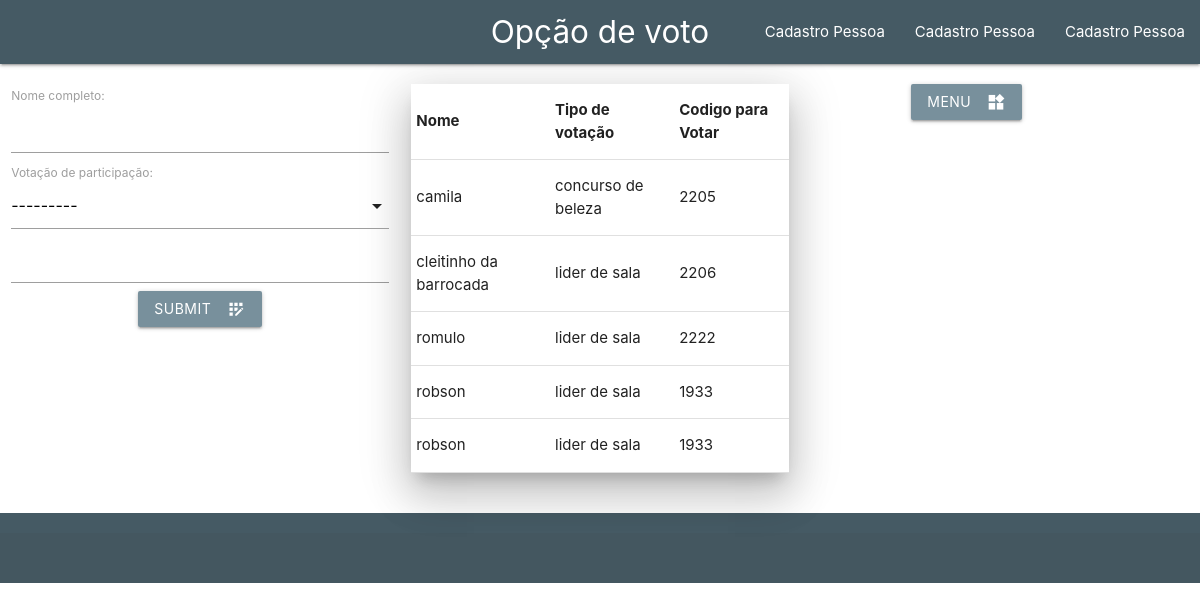
/cadastro/registrar-opcao-voto/, run on an earlier commit of the app's database.
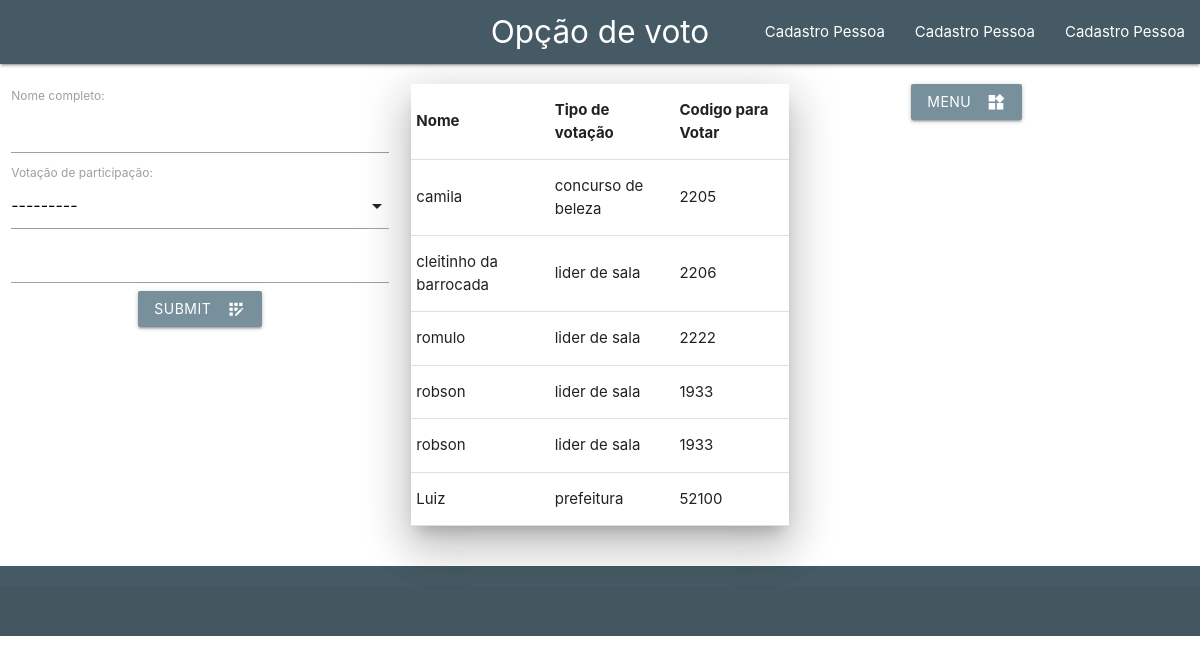
And on a later commit of the database.
### cadastro/models.py (models this page shows, shortened)
class Opcao_voto(models.Model):
    nome_completo = models.CharField(
        verbose_name="Nome completo",
        max_length=194,
    )
    votacao = models.ForeignKey(
        Votacao,
        on_delete=models.CASCADE,
        verbose_name="Votação de participação",
    )
    codigo_votacao = models.CharField(
        verbose_name="Codigo da votação ",
        max_length=194,
    )
    quantidade_votos = models.IntegerField(
        verbose_name="Quantidade de votos",
        default=0,
    )
    class Meta:
        verbose_name = "Opcão de voto"
        verbose_name_plural = "Opções de voto "
        db_table = "Opcao_de_voto"

class Votacao(models.Model):
    nome_completo = models.CharField(
        verbose_name="Nome da votação",
        max_length=194,
    )
    descricao = models.TextField(
        verbose_name="Descricao",
        max_length=350,
    )
    anonimo = models.BooleanField(
        verbose_name="Anônimo",
    )
    voto_unico = models.BooleanField(
        verbose_name="Voto unico",
    )
    horario_inicio = models.DateTimeField(
        verbose_name="Data de inicio da votação",
        auto_now=False,
        blank=True,
        null=True,
    )
    horario_termino = models.DateTimeField(
        verbose_name="Data do termino da votação",
        auto_now=False,
        blank=True,
        null=True,
    )
    horario_criacao = models.DateTimeField(
        verbose_name="Horário de criação",
        auto_now_add=True,
    )
    class Meta:
        verbose_name = "Votação"
        verbose_name_plural = "Votações"
        db_table = "votacao"
    def __str__(self):
        return self.nome_completo

### cadastro/views.py (the view)
# urls.py: path('registrar-opcao-voto/', views.registrar_opcao_voto,
def registrar_opcao_voto(request):
    form = Opcao_votoform()
    todas_opcoes_voto = Opcao_voto.objects.all()
    if request.method == "POST":
        form = Opcao_votoform(request.POST)
        if form.is_valid():
            form.save()
            return redirect("registrar_opcao_voto")
    context = {
        "form": form,
        "todas_opcoes_voto": todas_opcoes_voto,
        "nome_pagina": "Opção de voto",
    }
    return render(request, "registrar-opcao-voto.html", context)

### cadastro/forms.py
class Opcao_votoform(forms.ModelForm):
    class Meta:
        model = Opcao_voto
        fields = ["nome_completo","votacao","codigo_votacao"]

### templates/registrar-opcao-voto.html (shortened to what this page needs)
{%extends "base.html" %}
{% load materializecss %}
{%block conteudo%}
<main>
    <div class="row">
        <div class="col s4  margin20">
            <form method="post">
                {{ form|materializecss }}
                <div class="center ">
                    <button class="btn waves-effect blue-grey lighten-1 z-depth-1" type="submit" name="action">Submit
                        <i class="material-icons right">app_registration</i>
                    </button>
                </div>
            </form>
        </div>
        <div class="col s4 margin20">
            <table class="z-depth-5 ">
                <thead>
                  <tr>
                      <th>Nome</th>
                      <th>Tipo de votação</th>
                      <th>Codigo para Votar</th>
                  </tr>
                </thead>
                <tbody>
                    {%for x in todas_opcoes_voto%}
                        <tr>
                            <td>{{x.nome_completo}}</td>
                            <td>{{x.votacao}}</td>
                            <td>{{x.codigo_votacao}}</td>
                        </tr>
                    {%endfor%}
                </tbody>
            </table>
        </div>
        <div class="col s2 offset-s1 margin20 ">
            <a class=" btn waves-effect blue-grey lighten-1 z-depth-1 " href="{% url 'index'%}">
                <i class="material-icons right">widgets</i>Menu
            </a>
        </div>
    </div>
</main>
{%endblock conteudo%}

What changed in the data, as far as the page shows it:
added Opcao_voto: nome_completo "Luiz", votacao "prefeitura", codigo_votacao "52100"
